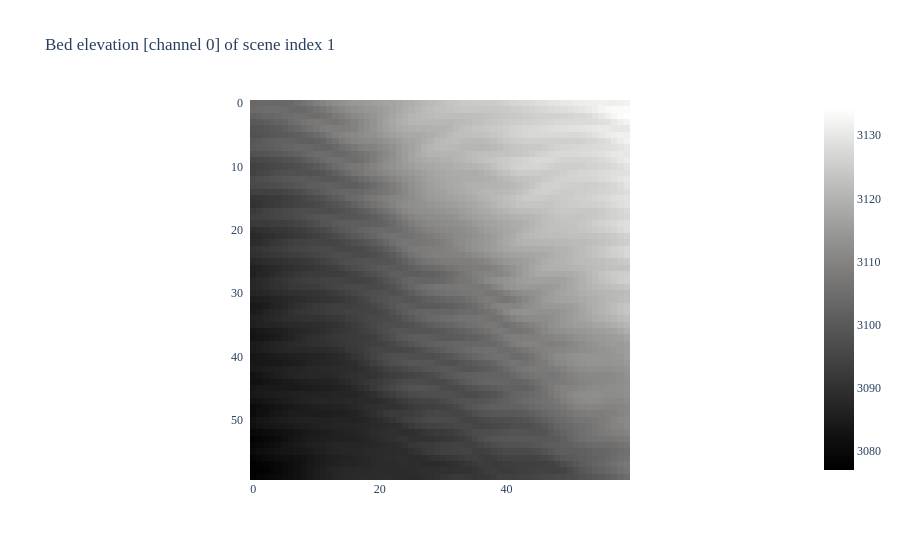

The code cell stored with this chart in its notebook:
### Code cell
fig = px.imshow(wavy_tensor[0, 1, :, :], 
                # color_continuous_scale = 'Viridis',
                # color_continuous_scale = 'algae',
                # color_continuous_scale = 'ice',
                color_continuous_scale = 'gray',
                # DEFAULT for matrices: only tensor because of conversion
                origin = "upper", title = "Bed elevation [channel 0] of scene index 1")

fig.update_layout(font_family = "Times New Roman")
fig.update_yaxes(ticksuffix = "  ")

fig.show()

### Figure 1 — Plotly figure (JSON) as saved in the notebook; plotly's stock layout.template omitted (floating-point values rounded to 4 significant figures; data arrays with more than 128 entries replaced by an {"elided": "..."} marker saying what was removed)
{"data": [{"coloraxis": "coloraxis", "hovertemplate": "x: %{x}<br>y: %{y}<br>color: %{z}<extra></extra>", "name": "0", "type": "heatmap", "xaxis": "x", "yaxis": "y", "z": {"elided": "60x60 float values"}}], "layout": {"coloraxis": {"colorscale": [[0, "rgb(0, 0, 0)"], [0.09091, "rgb(16, 16, 16)"], [0.1818, "rgb(38, 38, 38)"], [0.2727, "rgb(59, 59, 59)"], [0.3636, "rgb(81, 80, 80)"], [0.4545, "rgb(102, 101, 101)"], [0.5455, "rgb(124, 123, 122)"], [0.6364, "rgb(146, 146, 145)"], [0.7273, "rgb(171, 171, 170)"], [0.8182, "rgb(197, 197, 195)"], [0.9091, "rgb(224, 224, 223)"], [1, "rgb(254, 254, 253)"]]}, "font": {"family": "Times New Roman"}, "title": {"text": "Bed elevation [channel 0] of scene index 1"}, "xaxis": {"anchor": "y", "constrain": "domain", "domain": [0, 1], "scaleanchor": "y"}, "yaxis": {"anchor": "x", "autorange": "reversed", "constrain": "domain", "domain": [0, 1], "ticksuffix": "  "}}}
